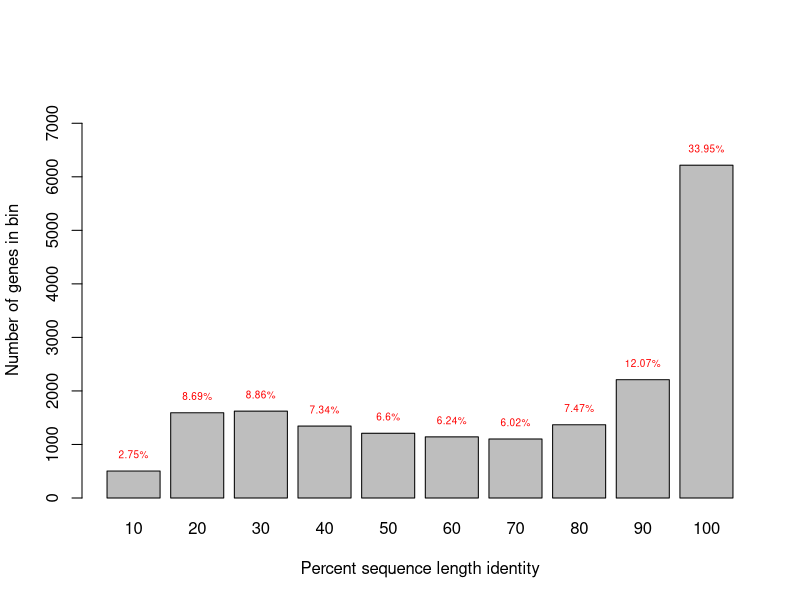

The R script that drew this image:
perc_bins <- seq(1:10)*10
num_genes <- rev(c(6217,2210,1368,1102,1142,1209,1344,1623,1592,504))
gene_freq <- num_genes/sum(num_genes) *100

xx <- barplot(num_genes, names.arg = perc_bins, 
        xlab = "Percent sequence length identity",
        ylab = "Number of genes in bin", ylim = c(0,max(num_genes)*1.25))
text(x = xx, y = num_genes + 50 , label = paste0(round(gene_freq, digits = 2), "%"), 
     pos = 3, cex = 0.6, col = "red")